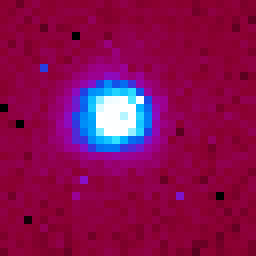
#> input picture mashes_measures/data/frameErr.png, 32 x 32 px (shown 8 times larger)
$ python _geometry.py   (Python 2 division)
#> lines starting #> are read from the running program, lines starting #| are printed output that depends on the picture; after the words box and inside, x2 and y2 are one past the last pixel; in counts of white or black regions, pixels touching at a corner belong together; long printed decimals are rounded
#> further down, img is the input picture: shape (32, 32, 3); mean B, G, R 80.6, 13, 136.2
#!/usr/bin/env python
from pylab import *
import cv2
import math
import numpy as np


class Geometry():
    def __init__(self,value=128):
        self.threshold = value

    def greyscale(self, frame):
        """RGB to gray scale."""
        img_grey = cv2.cvtColor(frame, cv2.COLOR_BGR2GRAY)
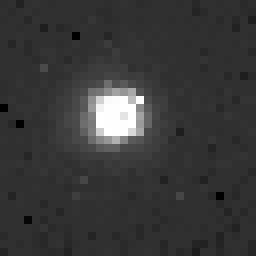
#> img_grey: shape (32, 32) uint16 (shown 8 times larger); min 0, max 65535, mean 14784.4; drawn with min black and max white
        #cv2.imshow('ImageWindow_gray', img_grey)
        return img_grey

    def binarize(self, frame):
        """Image binarization."""
        #_, img_bin = cv2.threshold(frame, self.threshold, 255,
        #                            cv2.THRESH_BINARY)
        img_bin=frame.copy()
        img_bin[img_bin<=self.threshold]=0
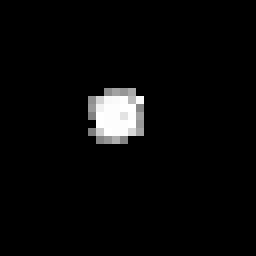
#> img_bin: shape (32, 32) uint16 (shown 8 times larger); min 0, max 65535, mean 2193.8; drawn with min black and max white
        img_bin[img_bin>self.threshold]=255
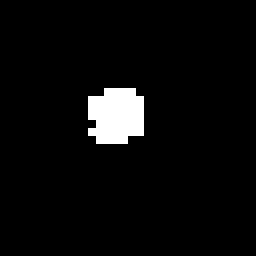
#> img_bin: shape (32, 32) uint16 (shown 8 times larger); 4.1% white; 1 white region, box (x1, y1, x2, y2) and area: (11, 11, 18, 18) 42
        img_bin=img_bin.astype("uint8")
#> img_bin: shape (32, 32); 4.1% white; 1 white region
        return img_bin

    def find_contour(self, frame):
        """Find the main countour"""
        contours, hierarchy = cv2.findContours(frame, cv2.RETR_TREE,
                                               cv2.CHAIN_APPROX_SIMPLE)
#> contours = 1 contour; box (x1, y1, x2, y2) and area: (11, 11, 18, 18) 31
        cnt_len = len(contours)
#> cnt_len = 1
        if cnt_len > 0:
            #find max area
            areas = [cv2.contourArea(cnt) for cnt in contours]
#> areas = [31]
            max_area = max(areas)
#> max_area = 31
            if (max_area > 5):
                    index_area = areas.index(max_area)
#> index_area = 0
                    cnt = contours[index_area]
#> cnt = contour of 12 points, box (x1, y1, x2, y2) (11, 11, 18, 18), area 31
                    if(len(cnt)>4): # Para dibujar la elipse necesitamos 5 o mas lineas de contorno.
                        return cnt
                    return None
            return None
        else:
            return None

    def find_ellipse(self, contour):
        """"Find ellipse as a contour"""
        ellipse = cv2.fitEllipse(contour)
        return ellipse


def find_geometry(frame,value=128):
    melt_pool = Geometry(value)
    # Pre-processing
    img_grey = melt_pool.greyscale(frame)
    img_bin = melt_pool.binarize(img_grey)

    cnt = melt_pool.find_contour(img_bin)
    #print cnt
    if cnt is not None:
        ellipse = melt_pool.find_ellipse(cnt)
#> in find_ellipse, `ellipse = cv2.fitEllipse(contour)`: ellipse = ((14.15, 13.94), (6.48, 7.03), 52.28)
#> ellipse = ((14.15, 13.94), (6.48, 7.03), 52.28)
        (x, y), (h, v), angle = ellipse
#> x = 14.15; y = 13.94; h = 6.48; v = 7.03; angle = 52.28
        angle_rads = math.radians(angle)
#> angle_rads = 0.913
        major_axis = max(h, v)
#> major_axis = 7.03
        minor_axis = min(h, v)
#> minor_axis = 6.48
        return (major_axis, minor_axis, angle_rads,x,y)
    return (None, None, None, None, None)


if __name__ == '__main__':
    img = cv2.imread('../../data/frameErr.png')
    img=(img.astype("uint16"))*(65535/255)
    (major_axis, minor_axis, angle_rads,x,y) = find_geometry(img,32000)
#> major_axis = 7.03; minor_axis = 6.48; angle_rads = 0.913; x = 14.15; y = 13.94
    print major_axis, minor_axis, angle_rads
#| 7.034 6.476 0.9125
    print "finish"
